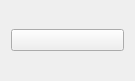
<?xml version="1.0" encoding="UTF-8"?>
<ui version="4.0">
 <class>Form</class>
 <widget class="QWidget" name="Form">
  <property name="geometry">
   <rect>
    <x>0</x>
    <y>0</y>
    <width>135</width>
    <height>81</height>
   </rect>
  </property>
  <property name="windowTitle">
   <string>Form</string>
  </property>
  <layout class="QGridLayout" name="gridLayout">
   <item row="0" column="0">
    <widget class="QPushButton" name="pushButton_6">
     <property name="text">
      <string/>
     </property>
     <property name="icon">
      <iconset resource="../../modern add/icons.qrc">
       <normaloff>:/icons/icons/x.svg</normaloff>:/icons/icons/x.svg</iconset>
     </property>
     <property name="iconSize">
      <size>
       <width>100</width>
       <height>50</height>
      </size>
     </property>
    </widget>
   </item>
  </layout>
 </widget>
 <resources>
  <include location="../../modern add/icons.qrc"/>
 </resources>
 <connections/>
</ui>
